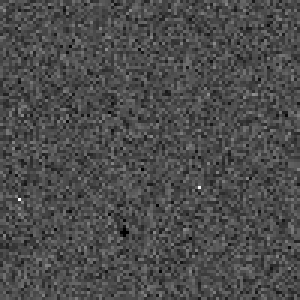
#> input picture frame 27 of Xfiles.mp4, 100 x 100 px (shown 3 times larger)
$ python test_video_v2.py
#> lines starting #> are read from the running program, lines starting #| are printed output that depends on the picture; after the words box and inside, x2 and y2 are one past the last pixel; in counts of white or black regions, pixels touching at a corner belong together
import cv2
import numpy as np
import matplotlib.pyplot as plt
from scipy.signal import firwin
import csv

def get_fps_and_resolution(video_path):
    # Open the video file
    video_capture = cv2.VideoCapture(video_path)

    # Get the frame rate
    fps = video_capture.get(cv2.CAP_PROP_FPS)

    # Get the resolution
    width = int(video_capture.get(cv2.CAP_PROP_FRAME_WIDTH))
    height = int(video_capture.get(cv2.CAP_PROP_FRAME_HEIGHT))

    # Release the video capture object
    video_capture.release()

    return fps, (width, height)

def image_to_freq_signals(image_path):
    # Read the image in grayscale
    img = image_path

    # Take the Fourier Transform
    f_transform = np.fft.fft2(img)
    f_transform_shifted = np.fft.fftshift(f_transform)

    return img, f_transform_shifted

def create_circular_mask(shape, cutoff_radius):
    """Creates a circular mask with the given cutoff radius."""
    rows, cols = shape
    center_x, center_y = rows // 2, cols // 2
    y, x = np.ogrid[:rows, :cols]
    distance = np.sqrt((x - center_y)**2 + (y - center_x)**2)
    mask = distance <= cutoff_radius
    return mask

def apply_circular_mask(f_transform_shifted, mask):
    return f_transform_shifted * mask

def reconstruct_image_from_freq_signals(filtered_transform_shifted):
    # Inverse shift the Fourier transform
    filtered_transform = np.fft.ifftshift(filtered_transform_shifted)

    # Inverse Fourier Transform to get the image back
    filtered_image = np.fft.ifft2(filtered_transform)
    filtered_image = np.abs(filtered_image)

    return filtered_image

def find_white_dot_center(image):
    # Convert the image to grayscale if it's a color image
    if len(image.shape) == 3:
        img_gray = np.mean(image, axis=2).astype(np.uint8)
    else:
        img_gray = image.astype(np.uint8)

    # Get the dimensions of the image
    height, width = img_gray.shape

    # Iterate through each pixel to find the white dot
    for y in range(height):
        for x in range(width):
            if img_gray[y, x] == 255:  # White pixel (assuming 255 is white in grayscale)
                return (x, y)  # Return the coordinates of the white dot

    # If no white dot is found
    return None

def main():
    video_path = "Xfiles.mp4"  # Path to the video file
    fps, resolution = get_fps_and_resolution(video_path)
    print("Frames per second:", fps)
    print("Resolution:", resolution)

    video_capture = cv2.VideoCapture(video_path)

    fps = video_capture.get(cv2.CAP_PROP_FPS)
    frame_width = int(video_capture.get(cv2.CAP_PROP_FRAME_WIDTH))
    frame_height = int(video_capture.get(cv2.CAP_PROP_FRAME_HEIGHT))

    output_path = "UFO_tracking2.mp4"
    fourcc = cv2.VideoWriter_fourcc(*'mp4v')  # Codec for .mp4 file
    out = cv2.VideoWriter(output_path, fourcc, fps, (frame_width, frame_height))

    csv_file_path = "UFO_coordinates2.csv"
    csv_file = open(csv_file_path, mode='w', newline='')
    csv_writer = csv.writer(csv_file)
    csv_writer.writerow(['frame', 'x_coord', 'y_coord'])  # Write the header

    frame_number = 0

    while True:
        ret, frame = video_capture.read()
#> frame is the input picture: shape (100, 100, 3); min 0, max 251, mean 75.6
        if not ret:
            break  # Break the loop if there are no more frames

        gray = cv2.cvtColor(frame, cv2.COLOR_BGR2GRAY)

        # Example usage
        # image_path = "path_to_your_image.jpg"
        # image_ndarray = np.array(Image.open(image_path))  # Load image as ndarray
        original_image, f_transform_shifted = image_to_freq_signals(gray)

        # Parameters for the FIR lowpass filter
        cutoff = 0.42  # Normalized cutoff frequency (0 < cutoff < 0.5)
        # cutoff = 0.5
        # Determine the cutoff radius for the circular mask
        cutoff_radius = int(cutoff * min(original_image.shape) // 2)
#> cutoff_radius = 21

        # Create and apply the circular mask
        circular_mask = create_circular_mask(f_transform_shifted.shape, cutoff_radius)
        filtered_transform_shifted = apply_circular_mask(f_transform_shifted, circular_mask)

        # Reconstruct the filtered image
        filtered_image = reconstruct_image_from_freq_signals(filtered_transform_shifted)
#> in reconstruct_image_from_freq_signals, `filtered_image = np.abs(filtered_image)`:
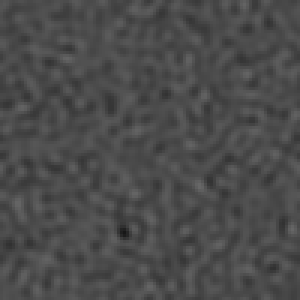
#> filtered_image: shape (100, 100) float64 (shown 3 times larger); min 23.35, max 103.9, mean 75.6

        blurred1 = filtered_image

        threshold = 40 #0.5
        Filtered1 = np.where(blurred1 < threshold, 255, 0)
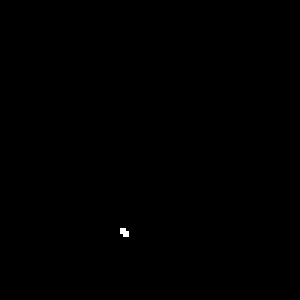
#> Filtered1: shape (100, 100) int64 (shown 3 times larger); 0.07% white in thin lines or dots, all inside (x1, y1, x2, y2) = (40, 76, 43, 79)

        gray = Filtered1

        white_dot_center = find_white_dot_center(gray)
#> white_dot_center = (40, 76)
        if white_dot_center:
            print('Frame: ', frame_number)
            print("UFO location:", white_dot_center)
#| UFO location: (40, 76)
        else:
            print("No location detected.")

        if white_dot_center:
            csv_writer.writerow([frame_number, white_dot_center[0], white_dot_center[1]])
            cv2.circle(frame, white_dot_center, radius=5, color=(0, 0, 255), thickness=2)
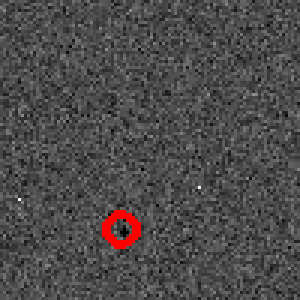
#> frame: shape (100, 100, 3) (shown 3 times larger); 0.9% of pixels changed, all inside (x1, y1, x2, y2) = (34, 70, 47, 83)

        plt.figure(1)
        # plt.imshow(cv2.cvtColor(frame, cv2.COLOR_BGR2RGB))  # Convert BGR to RGB for Matplotlib
        plt.imshow(gray)
        plt.axis('off')  # Turn off axis
        if white_dot_center:
            plt.plot(white_dot_center[0], white_dot_center[1], 'o', markerfacecolor='none', markeredgecolor='r', markersize=15)  # Plot a red dot
        plt.show(block=False)
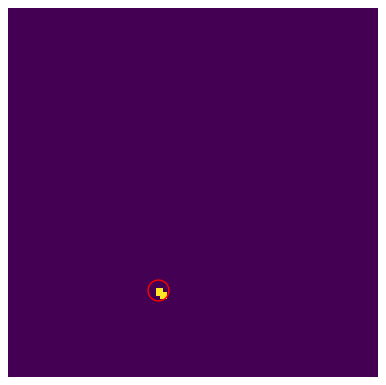
#> figure drawn by matplotlib, 1 panel
        plt.pause(0.001)

        out.write(frame)

        frame_number += 1

        # Break the loop if 'Q' is pressed
        if cv2.waitKey(1) & 0xFF == ord('q'):
#> (key q is pressed here)
            break

    csv_file.close()
    # Release the video capture object
    video_capture.release()
    out.release()
    # Close all OpenCV windows
    cv2.destroyAllWindows()

if __name__ == "__main__":
    main()

$ run again, starting later in the video
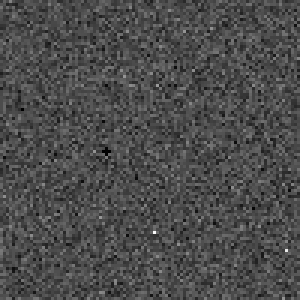
#> input picture frame 121 of Xfiles.mp4, 100 x 100 px (shown 3 times larger)
#> in main, frame is the input picture: shape (100, 100, 3); min 0, max 249, mean 75.7
#> in reconstruct_image_from_freq_signals, `filtered_image = np.abs(filtered_image)`:
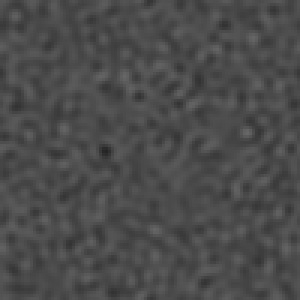
#> filtered_image: shape (100, 100) float64 (shown 3 times larger); min 37.29, max 104, mean 75.7
#> Filtered1: shape (100, 100) int64; 0.01% white in thin lines or dots, all inside (x1, y1, x2, y2) = (35, 50, 36, 51)
#> white_dot_center = (35, 50)
#| UFO location: (35, 50)
#> in main, `cv2.circle(frame, white_dot_center, radius=5, color=(0, 0, 255), thick..`:
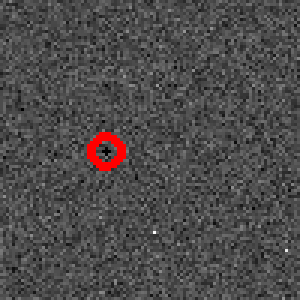
#> frame: shape (100, 100, 3) (shown 3 times larger); 0.9% of pixels changed, all inside (x1, y1, x2, y2) = (29, 44, 42, 57)

$ run again, starting later in the video
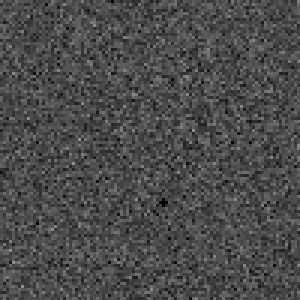
#> input picture frame 216 of Xfiles.mp4, 100 x 100 px (shown 3 times larger)
#> in main, frame is the input picture: shape (100, 100, 3); min 0, max 149, mean 75.2
#> in reconstruct_image_from_freq_signals, `filtered_image = np.abs(filtered_image)`:
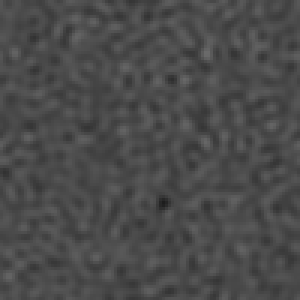
#> filtered_image: shape (100, 100) float64 (shown 3 times larger); min 29.92, max 106.5, mean 75.2
#> Filtered1: shape (100, 100) int64; 0.06% white in thin lines or dots, all inside (x1, y1, x2, y2) = (53, 66, 56, 69)
#> white_dot_center = (54, 66)
#| UFO location: (54, 66)
#> in main, `cv2.circle(frame, white_dot_center, radius=5, color=(0, 0, 255), thick..`:
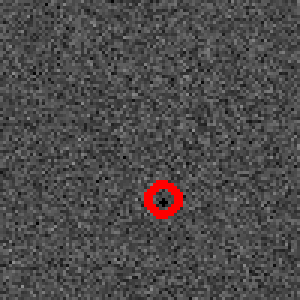
#> frame: shape (100, 100, 3) (shown 3 times larger); 0.9% of pixels changed, all inside (x1, y1, x2, y2) = (48, 60, 61, 73)
